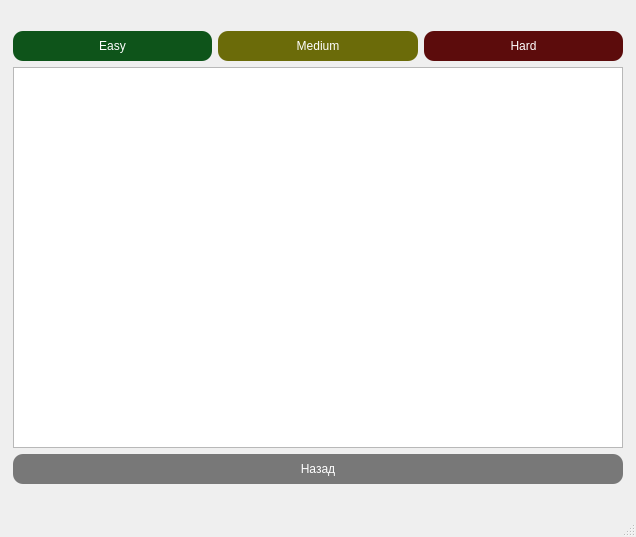
<?xml version="1.0" encoding="UTF-8"?>
<ui version="4.0">
 <class>MainWindow</class>
 <widget class="QMainWindow" name="MainWindow">
  <property name="geometry">
   <rect>
    <x>0</x>
    <y>0</y>
    <width>636</width>
    <height>537</height>
   </rect>
  </property>
  <property name="windowTitle">
   <string>Таблица лидеров</string>
  </property>
  <property name="windowIcon">
   <iconset>
    <normalon>../media/minesweeper_redbomb.png</normalon>
   </iconset>
  </property>
  <property name="styleSheet">
   <string notr="true">QMainWindow {
background-image: url('media/logo_back.tif');
background-position: left;
background-size: cover;
}</string>
  </property>
  <widget class="QWidget" name="centralwidget">
   <layout class="QGridLayout" name="gridLayout">
    <item row="0" column="0">
     <layout class="QVBoxLayout" name="verticalLayout">
      <item>
       <layout class="QHBoxLayout" name="horizontalLayout">
        <item>
         <widget class="QPushButton" name="easy_but">
          <property name="layoutDirection">
           <enum>Qt::LeftToRight</enum>
          </property>
          <property name="styleSheet">
           <string notr="true">QPushButton {
        background-color: rgb(14, 84, 26); /* Приглушенный красный цвет */
        color: white; /* Белый цвет текста */
        border: none; /* Убирает рамку, при необходимости */
        padding: 8px; /* Отступы внутри кнопки */
		border-radius: 10px; /* Закругление углов кнопки */
    }
    QPushButton:hover {
        background-color: rgb(18, 115, 35); /* Цвет при наведении */
    }
    QPushButton:pressed {
        background-color: rgb(21, 140, 42); /* Цвет при нажатии */
    }</string>
          </property>
          <property name="text">
           <string>Easy</string>
          </property>
         </widget>
        </item>
        <item>
         <widget class="QPushButton" name="medium_but">
          <property name="styleSheet">
           <string notr="true">QPushButton {
        background-color: rgb(107, 107, 9); /* Приглушенный красный цвет */
        color: white; /* Белый цвет текста */
        border: none; /* Убирает рамку, при необходимости */
        padding: 8px; /* Отступы внутри кнопки */
		border-radius: 10px; /* Закругление углов кнопки */
    }
    QPushButton:hover {
        background-color: rgb(135, 135, 11); /* Цвет при наведении */
    }
    QPushButton:pressed {
        background-color: rgb(158, 158, 13); /* Цвет при нажатии */
    }</string>
          </property>
          <property name="text">
           <string>Medium</string>
          </property>
         </widget>
        </item>
        <item>
         <widget class="QPushButton" name="hard_but">
          <property name="styleSheet">
           <string notr="true">QPushButton {
        background-color: rgb(92, 12, 12); /* Приглушенный красный цвет */
        color: white; /* Белый цвет текста */
        border: none; /* Убирает рамку, при необходимости */
        padding: 8px; /* Отступы внутри кнопки */
		border-radius: 10px; /* Закругление углов кнопки */
    }
    QPushButton:hover {
        background-color: rgb(120, 16, 16); /* Цвет при наведении */
    }
    QPushButton:pressed {
        background-color: rgb(143, 20, 20); /* Цвет при нажатии */
    }</string>
          </property>
          <property name="text">
           <string>Hard</string>
          </property>
         </widget>
        </item>
       </layout>
      </item>
      <item>
       <layout class="QVBoxLayout" name="verticalLayout_2">
        <item>
         <widget class="QTableView" name="table_v">
          <property name="minimumSize">
           <size>
            <width>450</width>
            <height>300</height>
           </size>
          </property>
          <property name="maximumSize">
           <size>
            <width>610</width>
            <height>381</height>
           </size>
          </property>
          <property name="styleSheet">
           <string notr="true">QTableView::item:focus {
                        outline: none;
                    }
                    QTableView::item:selected {
                        background-color: transparent;
                    }
                    QHeaderView::section {
                        background-color: #D3D3D3;
                        color: black;
                        border: 1px solid #AAAAAA;
                    }
                    QTableView QHeaderView::section:vertical {
                        background-color: #D3D3D3;
                        color: black;
                        border: 1px solid #AAAAAA;
                    }</string>
          </property>
         </widget>
        </item>
        <item>
         <widget class="QPushButton" name="exit">
          <property name="styleSheet">
           <string notr="true">QPushButton {
        background-color: rgb(120, 120, 120); /* Приглушенный красный цвет */
        color: white; /* Белый цвет текста */
        border: none; /* Убирает рамку, при необходимости */
        padding: 8px; /* Отступы внутри кнопки */
		border-radius: 10px; /* Закругление углов кнопки */
    }
    QPushButton:hover {
        background-color: rgb(168, 168, 168); /* Цвет при наведении */
    }
    QPushButton:pressed {
        background-color: rgb(207, 207, 207); /* Цвет при нажатии */
    }</string>
          </property>
          <property name="text">
           <string>Назад</string>
          </property>
         </widget>
        </item>
       </layout>
      </item>
     </layout>
    </item>
   </layout>
  </widget>
  <widget class="QMenuBar" name="menubar">
   <property name="geometry">
    <rect>
     <x>0</x>
     <y>0</y>
     <width>636</width>
     <height>25</height>
    </rect>
   </property>
  </widget>
  <widget class="QStatusBar" name="statusbar"/>
 </widget>
 <resources/>
 <connections/>
</ui>
